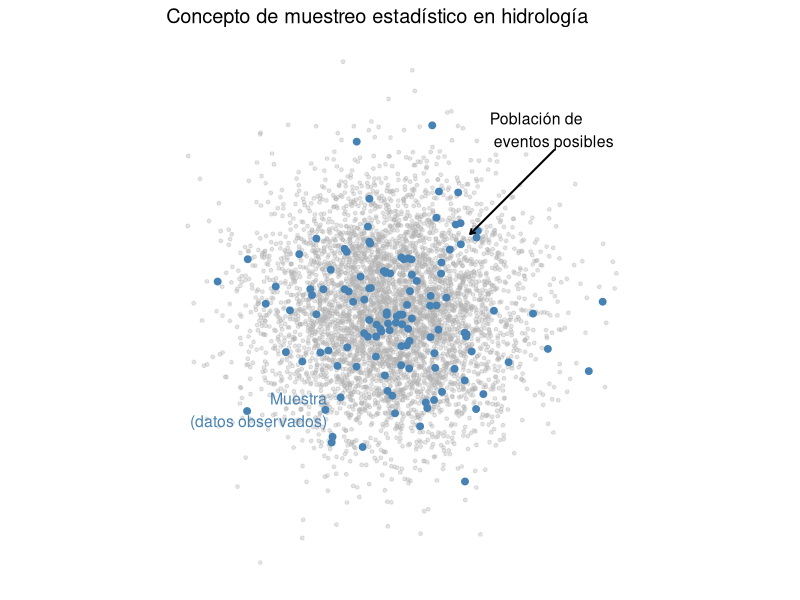
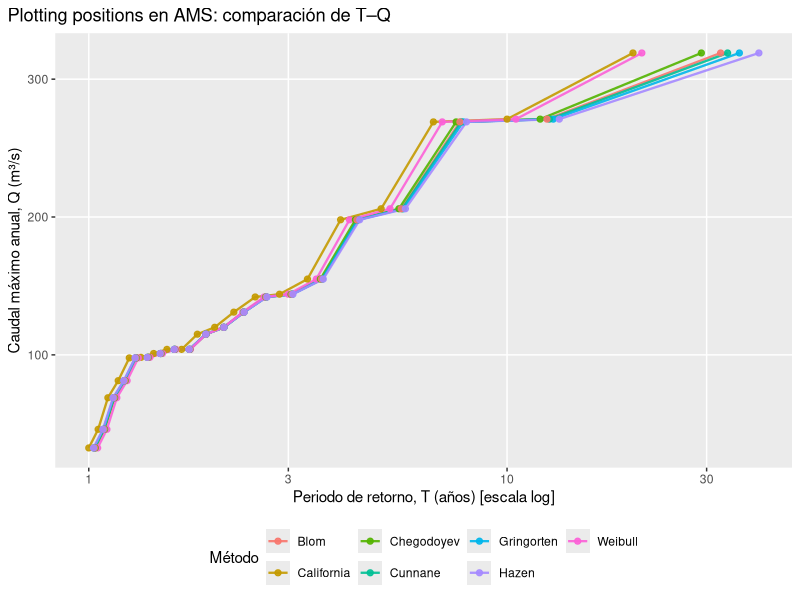

These charts were generated, in order, by the following R code:
## ---- chunk 1
#| label: fig-plot130
#| fig-cap: "Población completa vs muestra observada"
#| class: fig-border

# ============================================================
# Ilustración del concepto de muestreo estadístico en hidrología
# Población completa vs muestra observada
# ============================================================

library(tidyverse)

set.seed(123)

# ------------------------------------------------------------
# 1) Generar "población" de eventos hidrológicos posibles
# ------------------------------------------------------------
poblacion <- tibble(
  x = rnorm(5000, mean = 0, sd = 1),
  y = rnorm(5000, mean = 0, sd = 1),
  Tipo = "Población"
)

# ------------------------------------------------------------
# 2) Extraer una muestra limitada
# ------------------------------------------------------------
muestra <- poblacion %>%
  slice_sample(n = 120) %>%
  mutate(Tipo = "Muestra")

# ------------------------------------------------------------
# 3) Gráfico esquemático
# ------------------------------------------------------------
ggplot() +
  geom_point(
    data = poblacion,
    aes(x = x, y = y),
    color = "grey70",
    alpha = 0.35,
    size = 1
  ) +
  geom_point(
    data = muestra,
    aes(x = x, y = y),
    color = "steelblue",
    size = 2
  ) +
  annotate(
    "segment",
    x = 2.5, xend = 1.2,
    y = 2.5, yend = 1.2,
    arrow = arrow(length = unit(0.15, "cm")),
    linewidth = 0.7
  ) +
  annotate(
    "text",
    x = 1.5, y = 2.8,
    label = "Población de \n eventos posibles",
    hjust = 0,
    size = 4
  ) +
  annotate(
    "text",
    x = -1.0, y = -1.5,
    label = "Muestra\n(datos observados)",
    hjust = 1,
    size = 4,
    color = "steelblue"
  ) +
  coord_equal() +
  labs(
    title = "Concepto de muestreo estadístico en hidrología"
  ) +
  theme_minimal(base_size = 12) +
  theme(
    axis.title = element_blank(),
    axis.text  = element_blank(),
    axis.ticks = element_blank(),
    panel.grid = element_blank()
  )


## ---- chunk 2
#| label: tbl-caudales-log
#| tbl-cap: "Serie de máximos anuales de caudal y caudal logarítmico."
#| message: false
#| warning: false

library(tidyverse)
library(kableExtra)

# ------------------------------------------------------------
# Tabla base: Caudales máximos anuales y log10(Q)
# ------------------------------------------------------------
tabla_caudales <- tibble::tribble(
  ~m, ~`Q_max (m^3/s)`, ~`log10(Q_max)`,
   1, 319.0, 2.504,
   2, 271.0, 2.433,
   3, 269.0, 2.430,
   4, 206.0, 2.314,
   5, 198.0, 2.297,
   6, 155.0, 2.190,
   7, 144.0, 2.158,
   8, 142.0, 2.152,
   9, 131.0, 2.117,
  10, 120.0, 2.079,
  11, 115.0, 2.061,
  12, 104.0, 2.017,
  13, 104.0, 2.017,
  14, 101.0, 2.004,
  15,  98.2, 1.992,
  16,  97.8, 1.990,
  17,  81.3, 1.910,
  18,  68.9, 1.838,
  19,  46.0, 1.663,
  20,  32.5, 1.512
)

# ------------------------------------------------------------
# kableExtra
# ------------------------------------------------------------
tabla_caudales %>%
  mutate(
    `Q_max (m^3/s)` = round(`Q_max (m^3/s)`, 1),
    `log10(Q_max)`  = round(`log10(Q_max)`, 3)
  ) %>%
  kbl(
    booktabs = TRUE,
    format = "html",
    align = c("c", "c", "c"),
    col.names = c("Orden m", "Q máximo (m³/s)", "log₁₀(Q máximo)"),
    escape = FALSE
  ) %>%
  kable_classic(html_font = "Latin Modern Roman") %>%
  kable_styling(
    full_width = FALSE,
    bootstrap_options = c("hover", "condensed")
  ) %>%
  row_spec(0, bold = TRUE)

## ---- chunk 3
#| label: tbl-plotpos-ams
#| tbl-cap: "Periodos de retorno (años) por método de plotting positions (AMS, n=20)."
#| message: false
#| warning: false

library(tidyverse)
library(kableExtra)

# ------------------------------------------------------------
# Datos (AMS) transcritos de la tabla proporcionada
# ------------------------------------------------------------
ams_tbl <- tibble::tribble(
  ~Qmax, ~logQ, ~m, ~California, ~Weibull, ~Chegodoyev, ~Gringorten, ~Cunnane, ~Blom, ~Hazen,
  319.0, 2.504,  1, 20.000, 21.000, 29.143, 35.929, 33.667, 32.400, 40.000,
  271.0, 2.433,  2, 10.000, 10.500, 12.000, 12.897, 12.625, 12.462, 13.333,
  269.0, 2.430,  3,  6.667,  7.000,  7.556,  7.859,  7.769,  7.714,  8.000,
  206.0, 2.314,  4,  5.000,  5.250,  5.514,  5.652,  5.611,  5.586,  5.714,
  198.0, 2.297,  5,  4.000,  4.200,  4.340,  4.412,  4.391,  4.378,  4.444,
  155.0, 2.190,  6,  3.333,  3.500,  3.579,  3.619,  3.607,  3.600,  3.636,
  144.0, 2.158,  7,  2.857,  3.000,  3.045,  3.067,  3.061,  3.057,  3.077,
  142.0, 2.152,  8,  2.500,  2.625,  2.649,  2.661,  2.658,  2.656,  2.667,
  131.0, 2.117,  9,  2.222,  2.333,  2.345,  2.350,  2.349,  2.348,  2.353,
  120.0, 2.079, 10,  2.000,  2.100,  2.103,  2.105,  2.104,  2.104,  2.105,
  115.0, 2.061, 11,  1.818,  1.909,  1.907,  1.905,  1.906,  1.906,  1.905,
  104.0, 2.017, 12,  1.667,  1.750,  1.744,  1.740,  1.741,  1.742,  1.739,
  104.0, 2.017, 13,  1.538,  1.615,  1.606,  1.602,  1.603,  1.604,  1.600,
  101.0, 2.004, 14,  1.429,  1.500,  1.489,  1.484,  1.485,  1.486,  1.481,
   98.2, 1.992, 15,  1.333,  1.400,  1.388,  1.382,  1.384,  1.385,  1.379,
   97.8, 1.990, 16,  1.250,  1.313,  1.299,  1.293,  1.295,  1.296,  1.290,
   81.3, 1.910, 17,  1.176,  1.235,  1.222,  1.215,  1.217,  1.218,  1.212,
   68.9, 1.838, 18,  1.111,  1.167,  1.153,  1.146,  1.148,  1.149,  1.143,
   46.0, 1.663, 19,  1.053,  1.105,  1.091,  1.084,  1.086,  1.087,  1.081,
   32.5, 1.512, 20,  1.000,  1.050,  1.036,  1.029,  1.031,  1.032,  1.026
)

# ------------------------------------------------------------
# Tabla en kableExtra
# ------------------------------------------------------------
ams_tbl %>%
  mutate(across(where(is.numeric), ~ round(.x, 3))) %>%
  kbl(
    booktabs = TRUE,
    format = "html",
    align = "c",
    col.names = c("Qmax (m³/s)", "log Q", "m",
                  "California", "Weibull", "Chegodayev", "Gringorten", "Cunnane", "Blom", "Hazen"),
    escape = FALSE
  ) %>%
  kable_classic(html_font = "Latin Modern Roman") %>%
  kable_styling(full_width = FALSE, bootstrap_options = c("hover","condensed")) %>%
  row_spec(0, bold = TRUE)
## ---- chunk 4
#| label: fig-plot2009
#| fig-cap: "Comparación de periodos de retorno por método de plotting positions (AMS)."
#| class: fig-border

library(tidyverse)

# ------------------------------------------------------------
# Gráfico comparativo: Q vs T (eje X en escala log)
# ------------------------------------------------------------
ams_long <- ams_tbl %>%
  pivot_longer(
    cols = c(California, Weibull, Chegodoyev, Gringorten, Cunnane, Blom, Hazen),
    names_to = "Metodo",
    values_to = "T"
  )

ggplot(ams_long, aes(x = T, y = Qmax, color = Metodo)) +
  geom_line(linewidth = 0.8, alpha = 0.9) +
  geom_point(size = 1.8, alpha = 0.9) +
  scale_x_log10() +
  labs(
    title = "Plotting positions en AMS: comparación de T–Q",
    x = "Periodo de retorno, T (años) [escala log]",
    y = "Caudal máximo anual, Q (m³/s)",
    color = "Método"
  ) +
  theme(
    plot.title.position = "plot",
    panel.grid.minor = element_blank(),
    legend.position = "bottom"
  )
